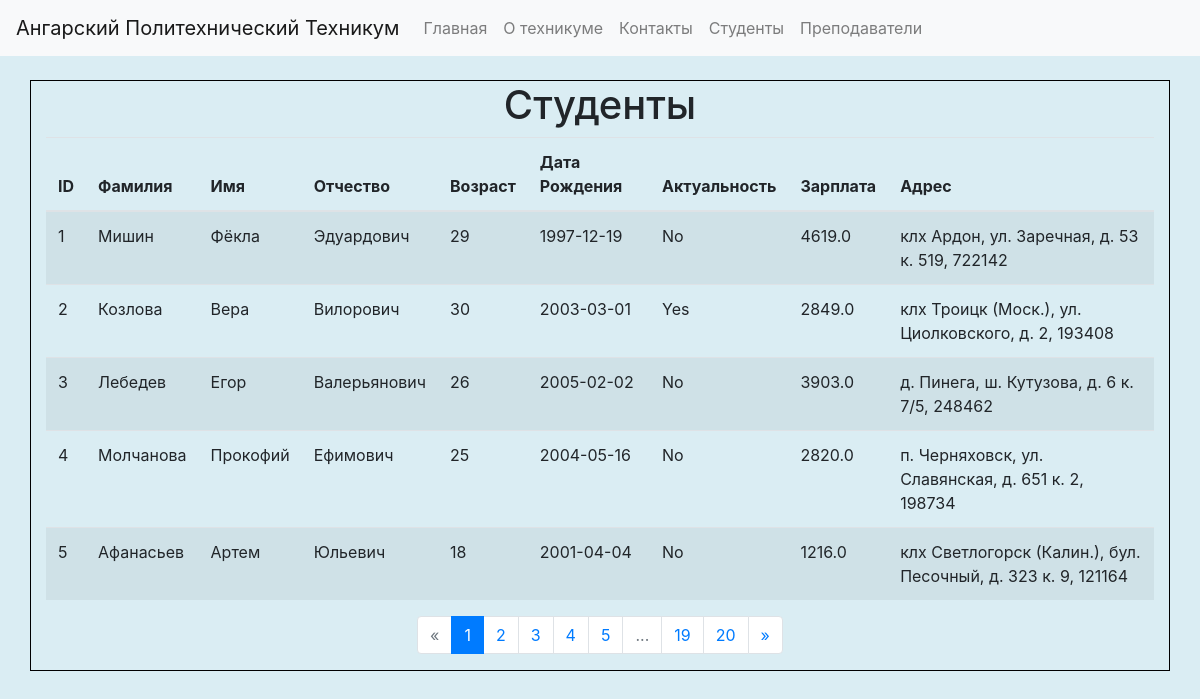
/students, run on the app's committed database.
### app.py (models this page shows, shortened)
class Student(db.Model):
    id = db.Column(db.Integer, primary_key=True)
    first_name = db.Column(db.String(80), nullable=False)
    last_name = db.Column(db.String(80), nullable=False)
    middle_name = db.Column(db.String(80), nullable=False)
    age = db.Column(db.Integer, nullable=False)
    birth_date = db.Column(db.Date, nullable=False)
    is_active = db.Column(db.Boolean, nullable=False, default=True)
    salary = db.Column(db.Float, nullable=False)
    address = db.Column(db.String(120), nullable=False)

### app.py (the view)
@app.route('/students')
def students():
    page = request.args.get('page', 1, type=int)
    students = Student.query.paginate(page=page, per_page=5)
    return render_template('students.html', students=students)

### templates/students.html (shortened to what this page needs)
{% extends "layout.html" %}
{% block content %}
<h1>Студенты</h1>
<table class="table table-striped">
    <thead>
        <tr>
            <th>ID</th>
            <th>Фамилия</th>
            <th>Имя</th>
            <th>Отчество</th>
            <th>Возраст</th>
            <th>Дата Рождения</th>
            <th>Актуальность</th>
            <th>Зарплата</th>
            <th>Адрес</th>
        </tr>
    </thead>
    <tbody>
        {% for student in students.items %}
        <tr>
            <td>{{ student.id }}</td>
            <td>{{ student.last_name }}</td>
            <td>{{ student.first_name }}</td>
            <td>{{ student.middle_name }}</td>
            <td>{{ student.age }}</td>
            <td>{{ student.birth_date }}</td>
            <td>{{ "Yes" if student.is_active else "No" }}</td>
            <td>{{ student.salary }}</td>
            <td>{{ student.address }}</td>
        </tr>
        {% endfor %}
    </tbody>
</table>
<nav aria-label="Page navigation">
    <ul class="pagination">
        {% if students.has_prev %}
        <li class="page-item">
            <a class="page-link" href="{{ url_for('students', page=students.prev_num) }}" aria-label="Previous">
                <span aria-hidden="true">&laquo;</span>
            </a>
        </li>
        {% else %}
        <li class="page-item disabled">
            <span class="page-link" aria-hidden="true">&laquo;</span>
        </li>
        {% endif %}
        {% for page_num in students.iter_pages() %}
            {% if page_num %}
                {% if page_num != students.page %}
                <li class="page-item">
                    <a class="page-link" href="{{ url_for('students', page=page_num) }}">{{ page_num }}</a>
                </li>
                {% else %}
                <li class="page-item active">
                    <span class="page-link">{{ page_num }}</span>
                </li>
                {% endif %}
            {% else %}
            <li class="page-item disabled">
                <span class="page-link">...</span>
            </li>
            {% endif %}
        {% endfor %}
        {% if students.has_next %}
        <li class="page-item">
            <a class="page-link" href="{{ url_for('students', page=students.next_num) }}" aria-label="Next">
                <span aria-hidden="true">&raquo;</span>
            </a>
        </li>
        {% else %}
        <li class="page-item disabled">
            <span class="page-link" aria-hidden="true">&raquo;</span>
        </li>
        {% endif %}
    </ul>
</nav>
{% endblock %}

### templates/layout.html (shortened to what this page needs)
<!doctype html>
<html lang="en">
<head>
    <link href="https://stackpath.bootstrapcdn.com/bootstrap/4.5.2/css/bootstrap.min.css" rel="stylesheet">
    <link rel="stylesheet" href="{{ url_for('static', filename='css/styles.css') }}">
</head>
<body>
    <nav class="navbar navbar-expand-lg navbar-light bg-light">
        <a class="navbar-brand" href="/">Ангарский Политехнический Техникум</a>
        <div class="collapse navbar-collapse" id="navbarNav">
            <ul class="navbar-nav">
                <li class="nav-item">
                    <a class="nav-link" href="/">Главная</a>
                </li>
                <li class="nav-item">
                    <a class="nav-link" href="/about">О техникуме</a>
                </li>
                <li class="nav-item">
                    <a class="nav-link" href="/contacts">Контакты</a>
                </li>
                <li class="nav-item">
                    <a class="nav-link" href="/students">Студенты</a>
                </li>
                <li class="nav-item">
                    <a class="nav-link" href="/prepods">Преподаватели</a>
                </li>
            </ul>
        </div>
    </nav>
    <div class="container mt-4">
        {% block content %}{% endblock %}
    </div>
</body>
</html>

### static/css/styles.css (style rules this page uses)
body { background-color: rgb(218, 237, 243); }
.container { display: flex; flex-direction: column; align-items: center; border: 1px solid black; }

### data on the page
Student: id "1", last_name "Мишин", first_name "Фёкла", middle_name "Эдуардович", age "29", birth_date "1997-12-19", is_active "No", salary "4619.0", address "клх Ардон, ул. Заречная, д. 53 к. 519, 722142"
Student: id "2", last_name "Козлова", first_name "Вера", middle_name "Вилорович", age "30", birth_date "2003-03-01", is_active "Yes", salary "2849.0", address "клх Троицк (Моск.), ул. Циолковского, д. 2, 193408"
Student: id "3", last_name "Лебедев", first_name "Егор", middle_name "Валерьянович", age "26", birth_date "2005-02-02", is_active "No", salary "3903.0", address "д. Пинега, ш. Кутузова, д. 6 к. 7/5, 248462"
Student: id "4", last_name "Молчанова", first_name "Прокофий", middle_name "Ефимович", age "25", birth_date "2004-05-16", is_active "No", salary "2820.0", address "п. Черняховск, ул. Славянская, д. 651 к. 2, 198734"
Student: id "5", last_name "Афанасьев", first_name "Артем", middle_name "Юльевич", age "18", birth_date "2001-04-04", is_active "No", salary "1216.0", address "клх Светлогорск (Калин.), бул. Песочный, д. 323 к. 9, 121164"

### other printed values
{{ page_num }} "1"
{{ page_num }} "2" "3" "4" "5" "19" "20"
